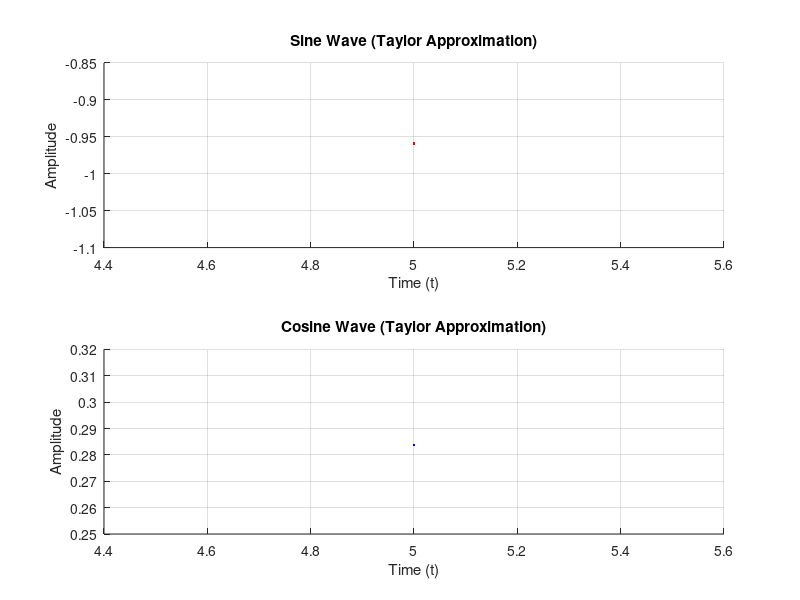

Source code (MATLAB):


start_t = input('Enter start value of t(0): ');
end_t = input('Enter end value of t(2*pi): ');
step_t = input('Enter step size(0.01): ');


t = start_t:step_t:end_t;
y_sin = 0;
for n = 0:10
    y_sin = y_sin + ((-1)^n * t.^(2*n+1)) / factorial(2*n+1);
end

y_cos = 0;
for n = 0:10
    y_cos = y_cos + ((-1)^n * t.^(2*n)) / factorial(2*n);
end

figure;
subplot(2,1,1);
line(t, y_sin, 'Color', 'r', 'LineWidth', 2); 
title('Sine Wave (Taylor Approximation)'); xlabel('Time (t)'); ylabel('Amplitude'); grid on;

subplot(2,1,2);
line(t, y_cos, 'Color', 'b', 'LineWidth', 2); 
title('Cosine Wave (Taylor Approximation)'); xlabel('Time (t)'); ylabel('Amplitude'); grid on;
